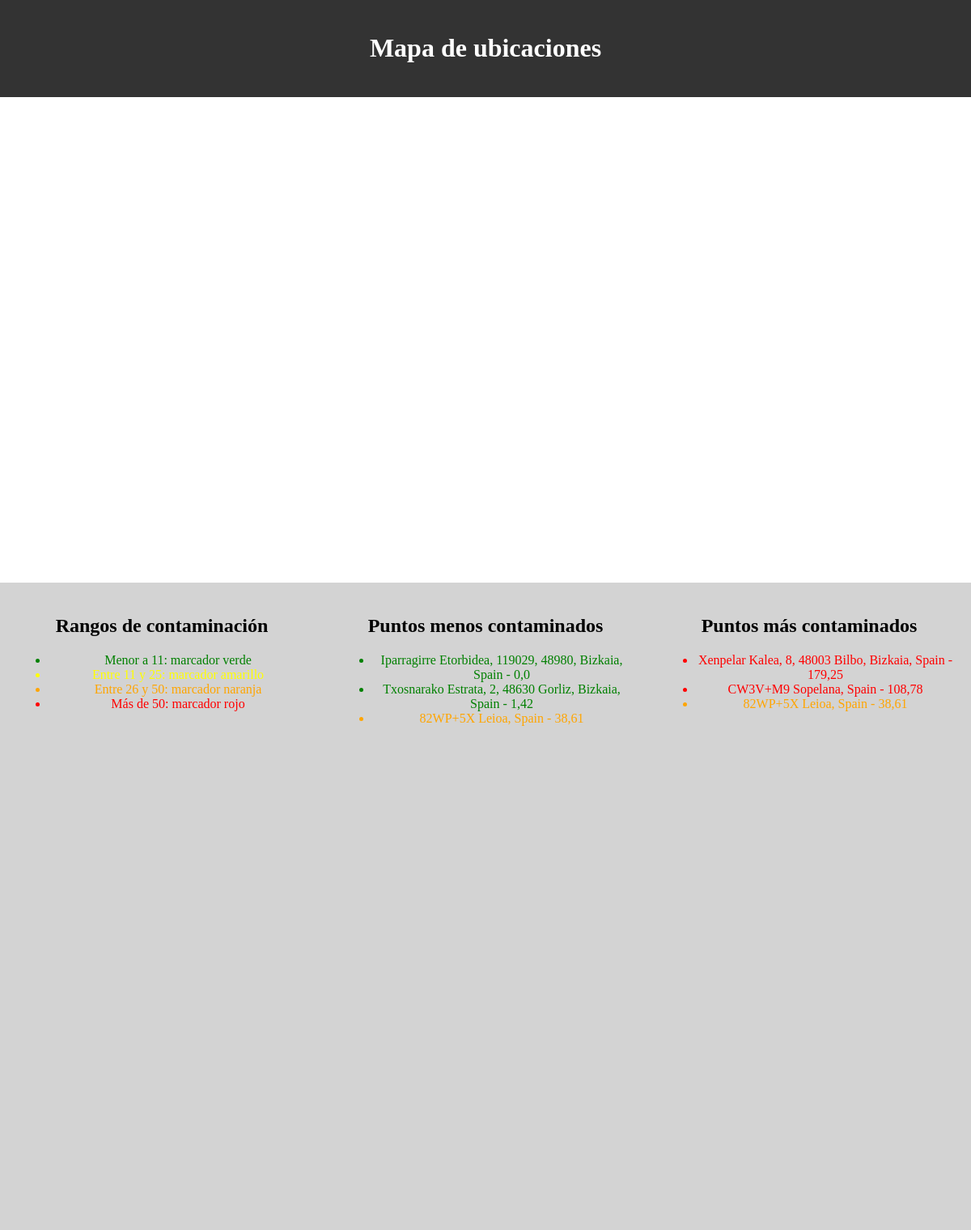
Before: / with the older database file.
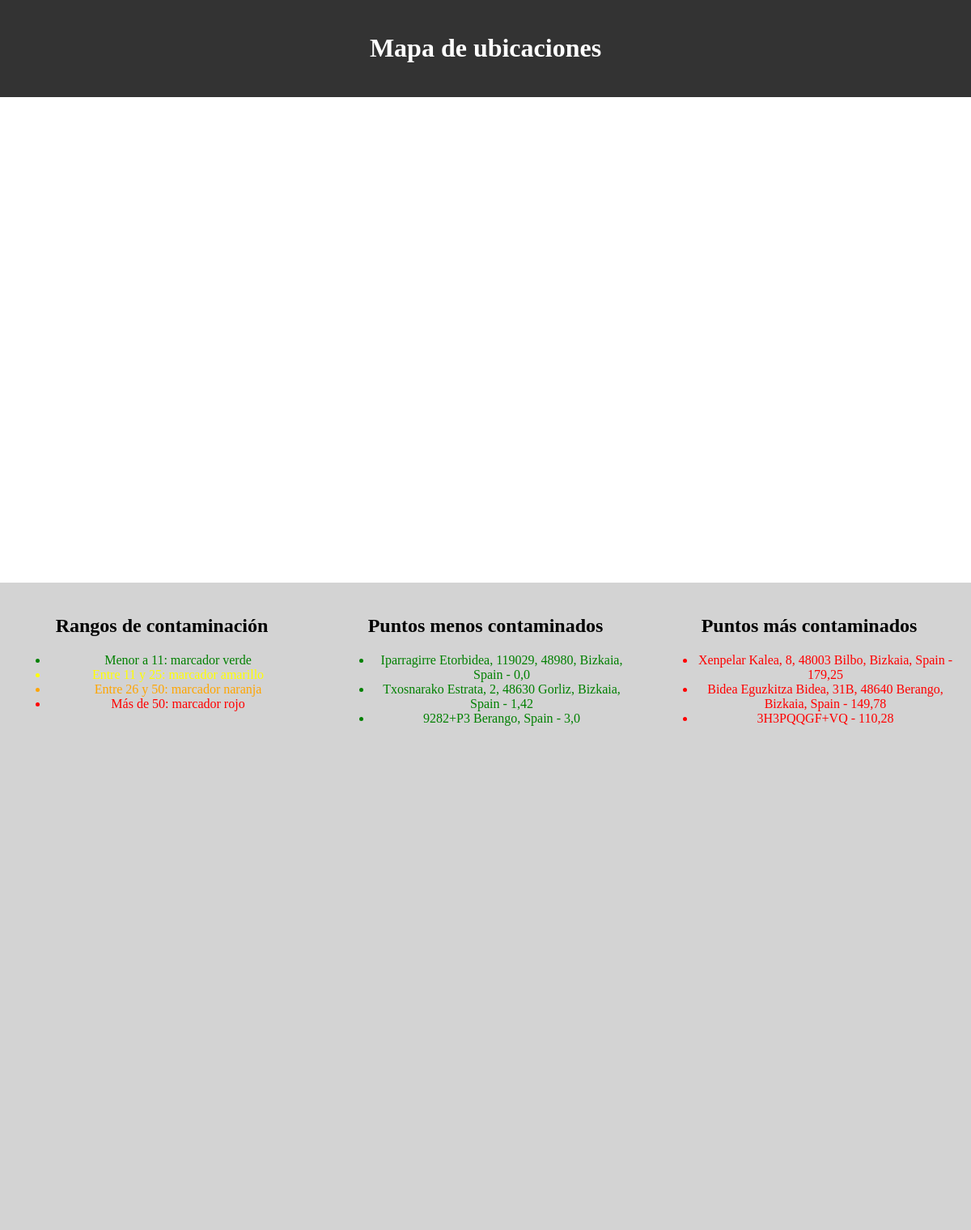
After: the same page with the newer database file.
### web/models.py (models this page shows, shortened)
class Ubicacion(models.Model):
    nombre = models.CharField(max_length=200)
    lat = models.CharField(max_length=200)
    lng = models.CharField(max_length=200)
    contaminacion = models.FloatField()
    fecha = models.DateTimeField(auto_now_add=True)

### web/views.py (the view)
# urls.py: path('',views.home, name= "base"),
def home(request):
    ubicaciones = Ubicacion.objects.all()
    listaUbicaciones = []
    for ubi in ubicaciones:
        listaUbicaciones.append([ubi.nombre, ubi.lat, ubi.lng, ubi.contaminacion, str(ubi.fecha)])
    tres_menos_contaminadas = ubicaciones.order_by('contaminacion')[:3]
    tres_mas_contaminadas = ubicaciones.order_by('-contaminacion')[:3]
    return render(request, "base.html", {'ubicaciones': listaUbicaciones, 'tres_menos_contaminadas': tres_menos_contaminadas, 'tres_mas_contaminadas': tres_mas_contaminadas})

### web/templates/base.html (shortened to what this page needs)
<!DOCTYPE html>
{% load static %}
<html lang="es">
<head>
  <link rel="stylesheet" href="{% static 'css/styles.css' %}">
</head>
<body>
  <header>
    <h1>Mapa de ubicaciones</h1>
  </header>
  <div id="map"></div>
  <div class="labels">
    <div class="label">
      <h2>Rangos de contaminación</h2>
      <ul>
        <li style="color: green;">Menor a 11: marcador verde</li>
        <li style="color: yellow;">Entre 11 y 25: marcador amarillo</li>
        <li style="color: orange;">Entre 26 y 50: marcador naranja</li>
        <li style="color: red;">Más de 50: marcador rojo</li>
      </ul>
    </div>
    <div class="label">
      <h2>Puntos menos contaminados</h2>
      <ul>
        {% for ubicacion in tres_menos_contaminadas %}
          {% if ubicacion.contaminacion <= 10 %}
            <li style="color: green;">{{ ubicacion.nombre }} - {{ ubicacion.contaminacion }}</li>
          {% elif ubicacion.contaminacion > 10 and ubicacion.contaminacion <= 25 %}
            <li style="color: yellow;">{{ ubicacion.nombre }} - {{ ubicacion.contaminacion }}</li>
          {% elif ubicacion.contaminacion > 25 and ubicacion.contaminacion <= 50 %}
            <li style="color: orange;">{{ ubicacion.nombre }} - {{ ubicacion.contaminacion }}</li>
          {% else %}
            <li style="color: red;">{{ ubicacion.nombre }} - {{ ubicacion.contaminacion }}</li>
          {% endif %}
        {% endfor %}
      </ul>
    </div>
    <div class="label">
      <h2>Puntos más contaminados</h2>
      <ul>
        {% for ubicacion in tres_mas_contaminadas %}
          {% if ubicacion.contaminacion <= 10 %}
          <li style="color: green;">{{ ubicacion.nombre }} - {{ ubicacion.contaminacion }}</li>
          {% elif ubicacion.contaminacion > 10 and ubicacion.contaminacion <= 25 %}
          <li style="color: yellow;">{{ ubicacion.nombre }} - {{ ubicacion.contaminacion }}</li>
          {% elif ubicacion.contaminacion > 25 and ubicacion.contaminacion <= 50 %}
          <li style="color: orange;">{{ ubicacion.nombre }} - {{ ubicacion.contaminacion }}</li>
          {% else %}
          <li style="color: red;">{{ ubicacion.nombre }} - {{ ubicacion.contaminacion }}</li>
          {% endif %}
        {% endfor %}
      </ul>
    </div>
  </div>
</body>
</html>

Changed rows visible on the page:
no longer on this page (row edited): Ubicacion: nombre "82WP+5X Leioa, Spain", contaminacion "38,61"
no longer on this page (row edited): Ubicacion: nombre "CW3V+M9 Sopelana, Spain", contaminacion "108,78", shown under "Puntos más contaminados"
added Ubicacion: nombre "9282+P3 Berango, Spain", contaminacion "3,0", shown under "Puntos menos contaminados"
added Ubicacion: nombre "Bidea Eguzkitza Bidea, 31B, 48640 Berango, Bizkaia, Spain", contaminacion "149,78", shown under "Puntos más contaminados"
added Ubicacion: nombre "3H3PQQGF+VQ", contaminacion "110,28", shown under "Puntos más contaminados"
